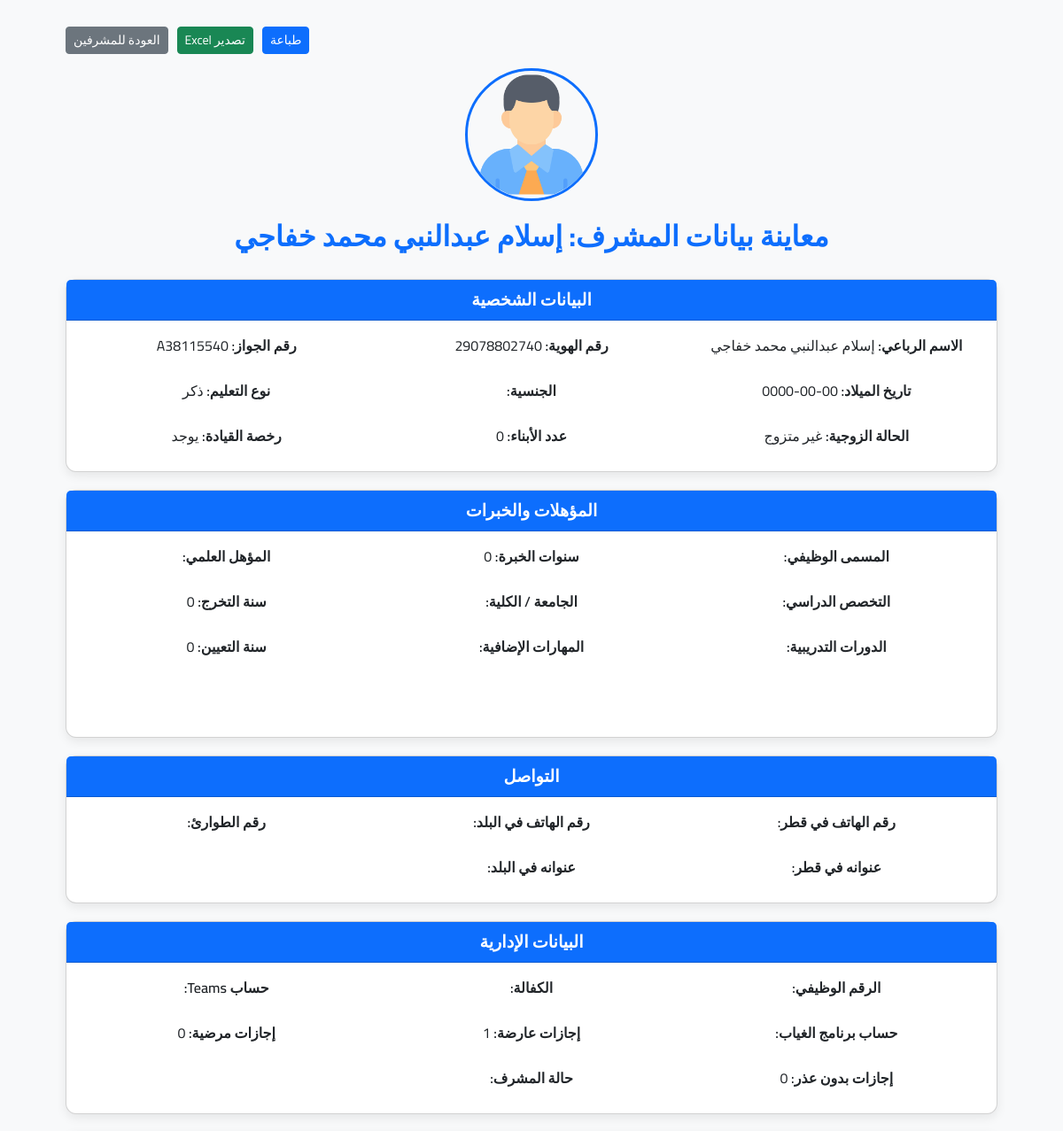
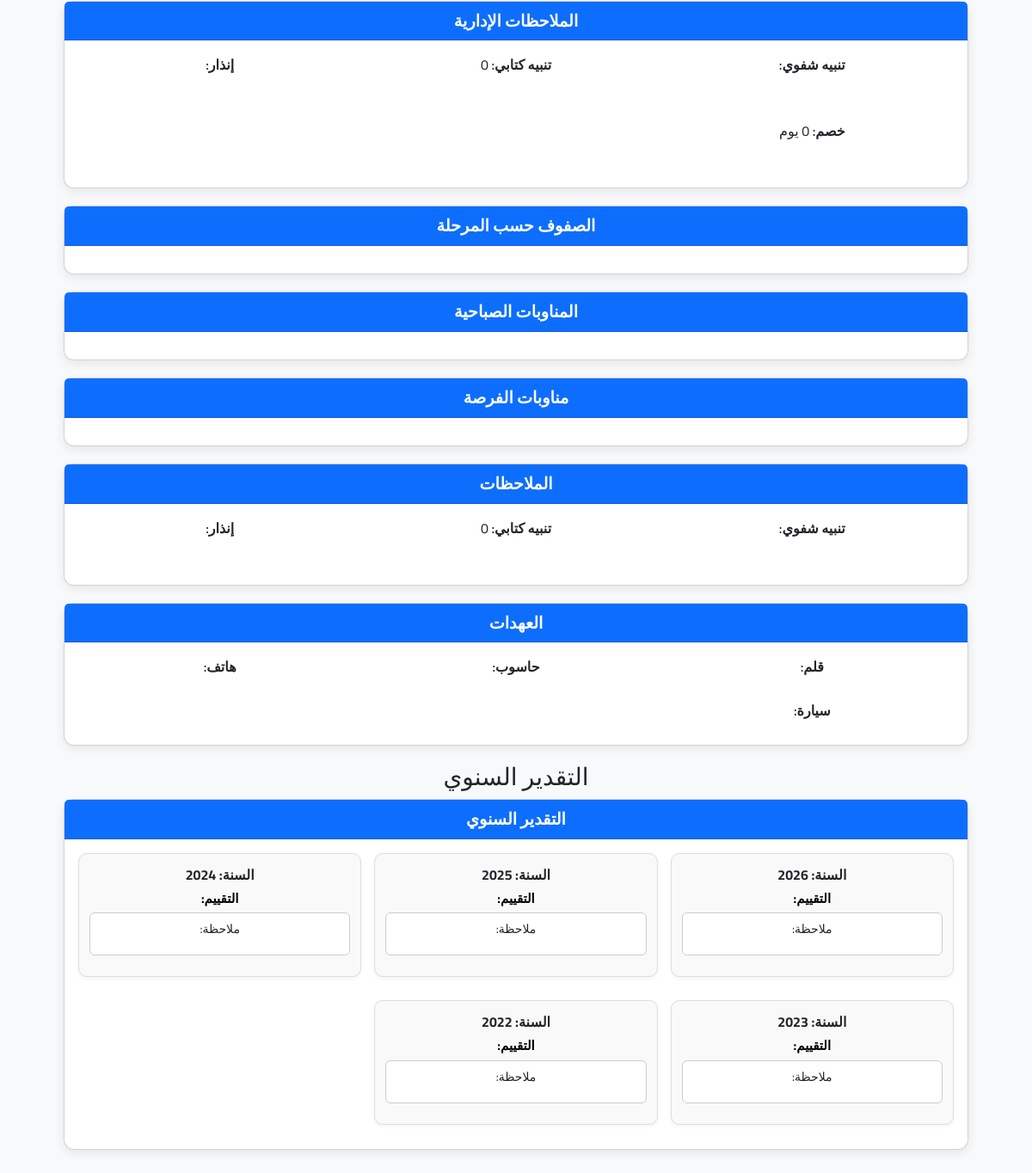
Page /view_supervisor.php?id=29078802740 (signed in) on the committed database (2 pictures, top to bottom).
### tables this page shows
CREATE TABLE `supervisors_data` (
  `employee_id` varchar(50) NOT NULL,
  `full_name` varchar(255) DEFAULT NULL,
  `personal_id` varchar(50) DEFAULT NULL,
  `birth_date` date DEFAULT NULL,
  `nationality` varchar(50) DEFAULT NULL,
  `gender` varchar(50) DEFAULT NULL,
  `marital_status` varchar(50) DEFAULT NULL,
  `num_children` int(11) DEFAULT NULL,
  `driving_license` varchar(20) DEFAULT NULL,
  `job_title` varchar(100) DEFAULT NULL,
  `experience` int(11) DEFAULT NULL,
  `degree` varchar(100) DEFAULT NULL,
  `major` varchar(100) DEFAULT NULL,
  `university` varchar(100) DEFAULT NULL,
  `graduation_year` int(11) DEFAULT NULL,
  `courses` text DEFAULT NULL,
  `skills` text DEFAULT NULL,
  `year_of_assignment` int(11) DEFAULT NULL,
  `phone_mobile` varchar(20) DEFAULT NULL,
  `phone_home` varchar(20) DEFAULT NULL,
  `emergency_phone` varchar(20) DEFAULT NULL,
  `address_qatar` varchar(255) DEFAULT NULL,
  `address_home` varchar(255) DEFAULT NULL,
  `employee_number` varchar(50) DEFAULT NULL,
  `sponsorship` varchar(50) DEFAULT NULL,
  `teams_account` varchar(100) DEFAULT NULL,
  `attendance_platform` varchar(100) DEFAULT NULL,
  `photo` varchar(255) DEFAULT 'avatar.png',
  `stage` enum('ابتدائي','اعدادي','ثانوي') NOT NULL DEFAULT 'ابتدائي'
);

CREATE TABLE `supervisor_admin` (
  `id` int(11) NOT NULL,
  `employee_id` varchar(50) DEFAULT NULL,
  `leave_casual` int(11) DEFAULT 0,
  `leave_sick` int(11) DEFAULT 0,
  `leave_unexcused` int(11) DEFAULT 0,
  `supervisor_status` varchar(100) DEFAULT '',
  `note_verbal` text DEFAULT NULL,
  `note_written` text DEFAULT NULL,
  `note_warning` text DEFAULT NULL,
  `note_discount` int(11) NOT NULL DEFAULT 0,
  `assets_pen` varchar(255) DEFAULT '',
  `assets_pc` varchar(255) DEFAULT '',
  `assets_phone` varchar(255) DEFAULT '',
  `assets_car` varchar(255) DEFAULT '',
  `image` varchar(255) DEFAULT 'avatar.png'
);

### view_supervisor.php (the view, shortened to what this page needs)
<?php
include("db.php");
$employee_id = $_GET['id'] ?? '';
$stmt = $conn->prepare("SELECT * FROM supervisors_data WHERE employee_id=?");
$stmt->bind_param("s",$employee_id);
$stmt->execute();
$res = $stmt->get_result();
$personal = $res->fetch_assoc();
$stmt = $conn->prepare("SELECT * FROM supervisor_admin WHERE employee_id=?");
$stmt->bind_param("s",$employee_id);
$stmt->execute();
$res = $stmt->get_result();
$admin = $res->fetch_assoc();
$current_year=date("Y");
$years=[];
for($i=0;$i<5;$i++) $years[]=$current_year-$i;
$annual_notes=[];
?>
<!DOCTYPE html>
<html lang="ar" dir="rtl">
<head>
<link href="https://cdn.jsdelivr.net/npm/bootstrap@5.3.3/dist/css/bootstrap.rtl.min.css" rel="stylesheet">
</head>
<body>
<div class="container text-center">
<div class="container text-center">
<div class="mb-3" style="text-align:right; display:flex; justify-content:flex-end; gap:10px;">
    <button onclick="window.print();" class="btn btn-primary btn-sm">طباعة</button>
    <a href="supervisor_xls.php?id=<?php echo urlencode($employee_id); ?>" class="btn btn-success btn-sm">تصدير Excel</a>
    <a href="index_supervisors.php" class="btn btn-secondary btn-sm">العودة للمشرفين</a>
</div>
<?php
$photo_file = 'uploads/supervisors/' . ($personal['photo'] ?? '');
?>
<img src="<?php echo htmlspecialchars($photo_file); ?>" alt="صورة المشرف" class="supervisor-photo">
<h2>معاينة بيانات المشرف: <?php echo htmlspecialchars($personal['full_name'] ?? $employee_id); ?></h2>
<div class="card">
<div class="card-header">البيانات الشخصية</div>
<div class="card-body section-grid">
    <div><label>الاسم الرباعي:</label> <?php echo htmlspecialchars($personal['full_name'] ?? ''); ?></div>
    <div><label>رقم الهوية:</label> <?php echo htmlspecialchars($personal['employee_id'] ?? ''); ?></div>
    <div><label>رقم الجواز:</label> <?php echo htmlspecialchars($personal['personal_id'] ?? ''); ?></div>
    <div><label>تاريخ الميلاد:</label> <?php echo htmlspecialchars($personal['birth_date'] ?? ''); ?></div>
    <div><label>الجنسية:</label> <?php echo htmlspecialchars($personal['nationality'] ?? ''); ?></div>
    <div><label>نوع التعليم:</label> <?php echo htmlspecialchars($personal['gender'] ?? ''); ?></div>
    <div><label>الحالة الزوجية:</label> <?php echo htmlspecialchars($personal['marital_status'] ?? ''); ?></div>
    <div><label>عدد الأبناء:</label> <?php echo htmlspecialchars($personal['num_children'] ?? 0); ?></div>
    <div><label>رخصة القيادة:</label> <?php echo htmlspecialchars($personal['driving_license'] ?? ''); ?></div>
</div>
</div>
<div class="card">
<div class="card-header">المؤهلات والخبرات</div>
<div class="card-body section-grid">
    <div><label>المسمى الوظيفي:</label> <?php echo htmlspecialchars($personal['job_title'] ?? ''); ?></div>
    <div><label>سنوات الخبرة:</label> <?php echo htmlspecialchars($personal['experience'] ?? ''); ?></div>
    <div><label>المؤهل العلمي:</label> <?php echo htmlspecialchars($personal['degree'] ?? ''); ?></div>
    <div><label>التخصص الدراسي:</label> <?php echo htmlspecialchars($personal['major'] ?? ''); ?></div>
    <div><label>الجامعة / الكلية:</label> <?php echo htmlspecialchars($personal['university'] ?? ''); ?></div>
    <div><label>سنة التخرج:</label> <?php echo htmlspecialchars($personal['graduation_year'] ?? ''); ?></div>
    <div><label>الدورات التدريبية:</label> <div class="note-text"><?php echo htmlspecialchars($personal['courses'] ?? ''); ?></div></div>
    <div><label>المهارات الإضافية:</label> <div class="note-text"><?php echo htmlspecialchars($personal['skills'] ?? ''); ?></div></div>
    <div><label>سنة التعيين:</label> <?php echo htmlspecialchars($personal['year_of_assignment'] ?? ''); ?></div>
</div>
</div>
<div class="card">
<div class="card-header">التواصل</div>
<div class="card-body section-grid">
    <div><label>رقم الهاتف في قطر:</label> <?php echo htmlspecialchars($personal['phone_mobile'] ?? ''); ?></div>
    <div><label>رقم الهاتف في البلد:</label> <?php echo htmlspecialchars($personal['phone_home'] ?? ''); ?></div>
    <div><label>رقم الطوارئ:</label> <?php echo htmlspecialchars($personal['emergency_phone'] ?? ''); ?></div>
    <div><label>عنوانه في قطر:</label> <?php echo htmlspecialchars($personal['address_qatar'] ?? ''); ?></div>
    <div><label>عنوانه في البلد:</label> <?php echo htmlspecialchars($personal['address_home'] ?? ''); ?></div>
</div>
</div>
<div class="card">
<div class="card-header">البيانات الإدارية</div>
<div class="card-body section-grid">
    <div><label>الرقم الوظيفي:</label> <?php echo htmlspecialchars($personal['employee_number'] ?? ''); ?></div>
    <div><label>الكفالة:</label> <?php echo htmlspecialchars($personal['sponsorship'] ?? ''); ?></div>
    <div><label>حساب Teams:</label> <?php echo htmlspecialchars($personal['teams_account'] ?? ''); ?></div>
    <div><label>حساب برنامج الغياب:</label> <?php echo htmlspecialchars($personal['attendance_platform'] ?? ''); ?></div>
    <div><label>إجازات عارضة:</label> <?php echo htmlspecialchars($admin['leave_casual'] ?? 0); ?></div>
    <div><label>إجازات مرضية:</label> <?php echo htmlspecialchars($admin['leave_sick'] ?? 0); ?></div>
    <div><label>إجازات بدون عذر:</label> <?php echo htmlspecialchars($admin['leave_unexcused'] ?? 0); ?></div>
    <div><label>حالة المشرف:</label> <?php echo htmlspecialchars($admin['supervisor_status'] ?? ''); ?></div>
</div>
</div>
<div class="card">
<div class="card-header">الملاحظات الإدارية</div>
<div class="card-body section-grid">
    <div class="note-text"><label>تنبيه شفوي:</label> <?php echo htmlspecialchars($admin['note_verbal'] ?? ''); ?></div>
    <div class="note-text"><label>تنبيه كتابي:</label> <?php echo htmlspecialchars($admin['note_written'] ?? ''); ?></div>
    <div class="note-text"><label>إنذار:</label> <?php echo htmlspecialchars($admin['note_warning'] ?? ''); ?></div>
    <div class="note-text"><label>خصم:</label> <?php echo htmlspecialchars($admin['note_discount'] ?? 0); ?> يوم</div>
</div>
</div>
<div class="card">
  <div class="card-header">الصفوف حسب المرحلة</div>
  <div class="card-body section-grid">
  </div>
</div>
<div class="card">
<div class="card-header">المناوبات الصباحية</div>
<div class="card-body section-grid">
</div>
</div>
<div class="card">
<div class="card-header">مناوبات الفرصة</div>
<div class="card-body section-grid">
</div>
</div>
<div class="card">
<div class="card-header">الملاحظات</div>
<div class="card-body section-grid">
    <div class="note-text"><label>تنبيه شفوي:</label> <?php echo htmlspecialchars($admin['note_verbal'] ?? ''); ?></div>
    <div class="note-text"><label>تنبيه كتابي:</label> <?php echo htmlspecialchars($admin['note_written'] ?? ''); ?></div>
    <div class="note-text"><label>إنذار:</label> <?php echo htmlspecialchars($admin['note_warning'] ?? ''); ?></div>
</div>
</div>
<div class="card">
<div class="card-header">العهدات</div>
<div class="card-body section-grid">
    <div><label>قلم:</label> <?php echo htmlspecialchars($admin['assets_pen'] ?? ''); ?></div>
    <div><label>حاسوب:</label> <?php echo htmlspecialchars($admin['assets_pc'] ?? ''); ?></div>
    <div><label>هاتف:</label> <?php echo htmlspecialchars($admin['assets_phone'] ?? ''); ?></div>
    <div><label>سيارة:</label> <?php echo htmlspecialchars($admin['assets_car'] ?? ''); ?></div>
</div>
</div>
<h3>التقدير السنوي</h3>
<div class="card">
  <div class="card-header">التقدير السنوي</div>
  <div class="card-body" style="display:grid; grid-template-columns:repeat(auto-fit,minmax(250px,1fr)); gap:15px;">
    <?php foreach($years as $year):
        $note = $annual_notes[$year] ?? ['rating'=>'','manual_note'=>''];
    ?>
    <div style="background:#f9f9f9; padding:12px; border-radius:10px; border:1px solid #ddd; box-shadow:0 2px 5px rgba(0,0,0,0.05);">
        <div style="font-weight:bold; font-size:16px; margin-bottom:5px;">السنة: <?php echo $year; ?></div>
        <div style="font-weight:bold; font-size:15px; margin-bottom:5px;">
            <span style="color:black;">التقييم:</span>
        </div>
        <div style="font-size:14px; background:#fff; padding:8px; border-radius:6px; border:1px solid #ccc; min-height:50px;">ملاحظة: <?php echo htmlspecialchars($note['manual_note']); ?></div>
    </div>
    <?php endforeach; ?>
  </div>
</div>
</div>
</body>
</html>

### view_supervisor.php (style rules this page uses)
body { font-family: 'Cairo', sans-serif; background-color: #f8f9fa; }
.container { max-width: 1100px; margin: 30px auto; }
h2 { text-align:center; color:#0d6efd; margin-bottom:30px; font-weight:700; }
.card { border-radius:12px; box-shadow:0 4px 12px rgba(0,0,0,0.08); margin-bottom:20px; }
.card-header { background-color:#0d6efd; color:#fff; font-weight:600; font-size:1.2rem; border-radius:12px 12px 0 0; }
.card-body div { margin-bottom:12px; word-break:break-word; }
label { font-weight:600; }
.section-grid { display:grid; grid-template-columns:repeat(auto-fit,minmax(250px,1fr)); gap:15px; }
.supervisor-photo { width:150px; height:150px; object-fit:cover; border-radius:50%; border:3px solid #0d6efd; margin-bottom:20px; }
.note-text { min-height:50px; }

### rows in the picture
supervisors_data: photo (placeholder picture), full_name "إسلام عبدالنبي محمد خفاجي", employee_id "29078802740", personal "A38115540", birth_date "0000-00-00", gender "ذكر", marital_status "غير متزوج", num_children "0", driving_license "يوجد", experience "0", graduation_year "0", year_of_assignment "0"
supervisor_admin: leave_casual "1", leave_sick "0", leave_unexcused "0", note_written "0", note_discount "0"

### other values in the picture
$year "2026"
$year "2025"
$year "2024"
$year "2023"
$year "2022"
